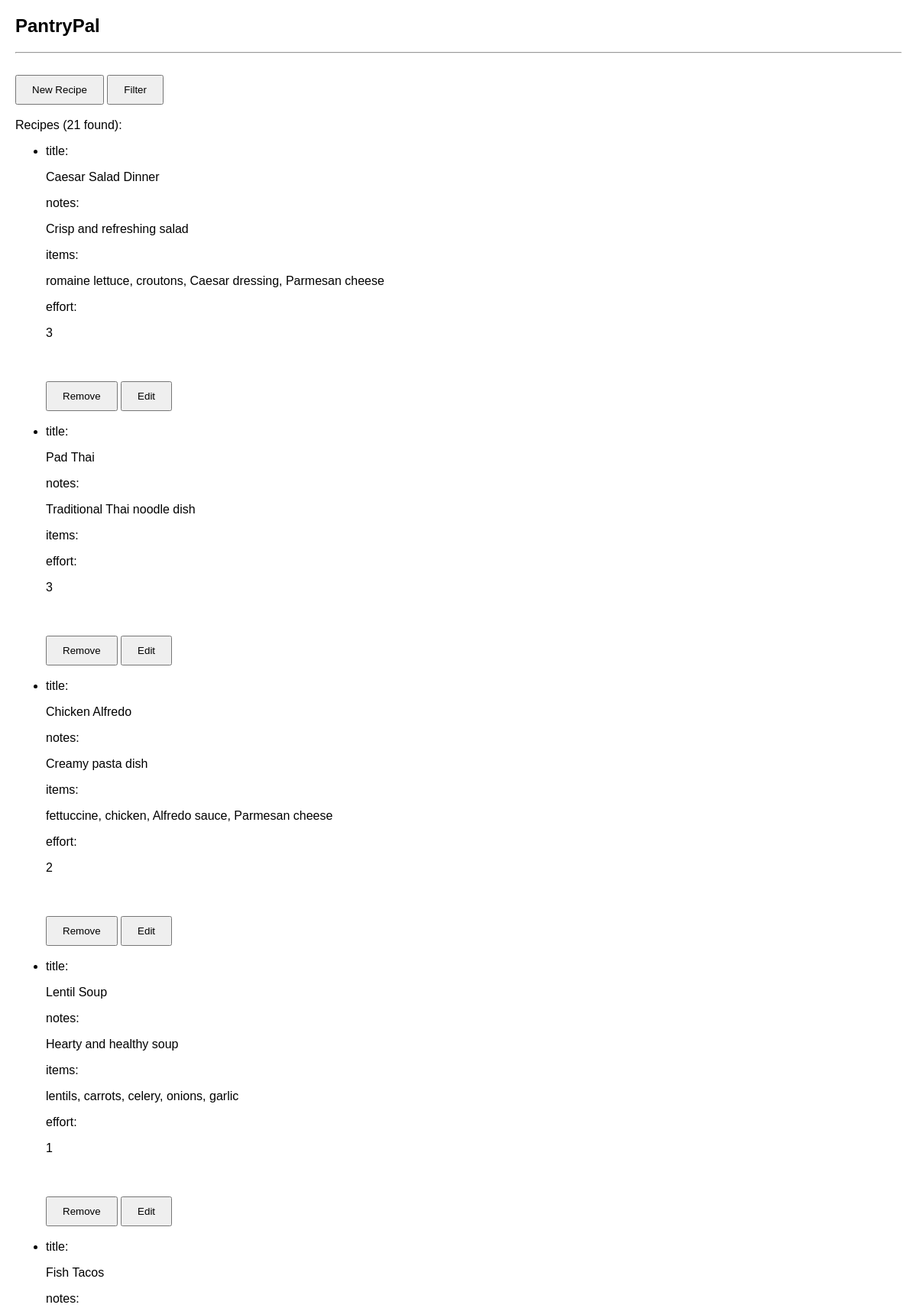
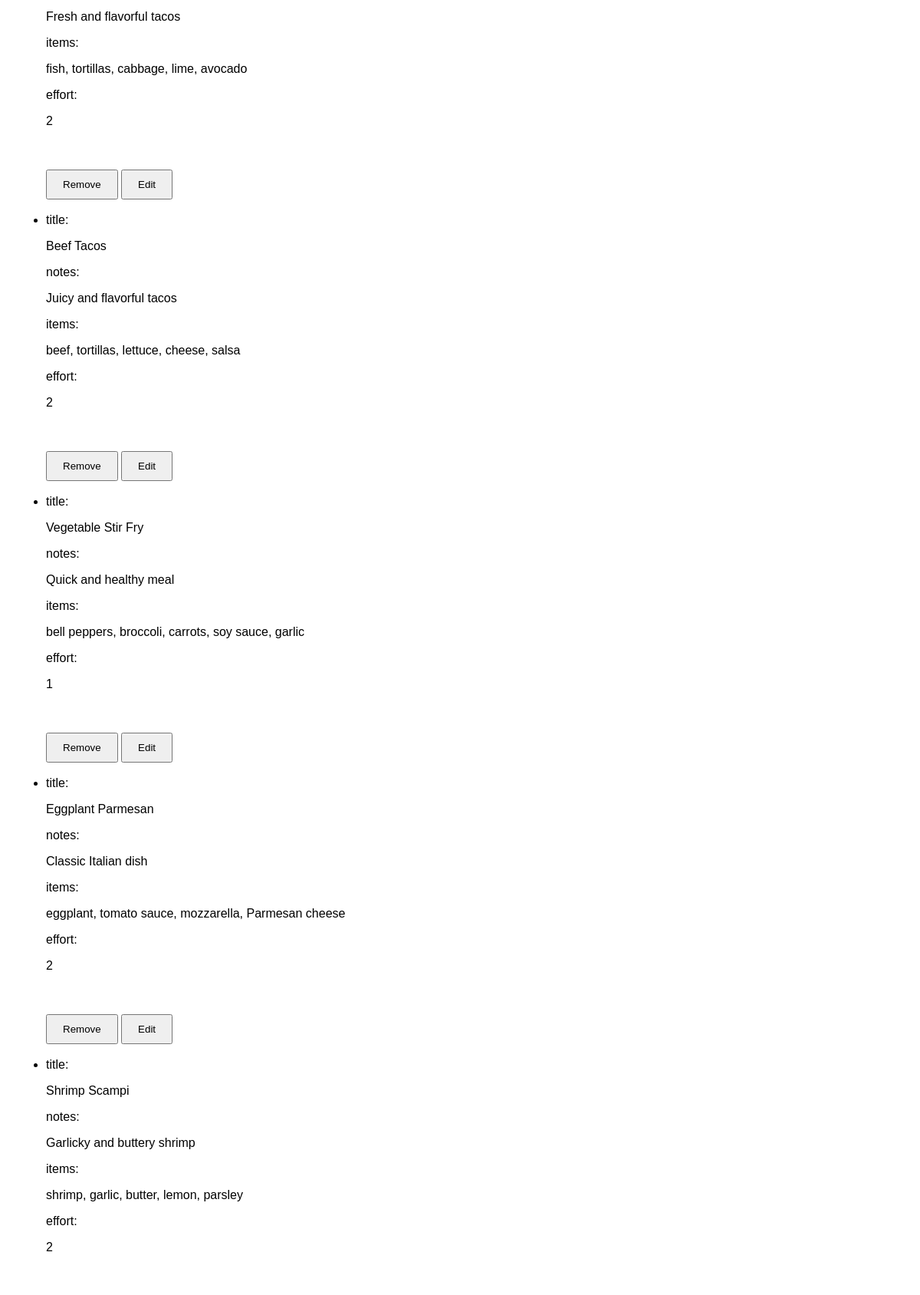
The page / (upper part) on the database its author committed (2 pictures, top to bottom).
### tables this page shows
CREATE TABLE recipes (ruid INTEGER PRIMARY KEY, title TEXT NOT NULL, notes TEXT, items TEXT NOT NULL, effort TINYINT CHECK (effort IN (1,2,3)));

### app.py (the view)
@app.route("/")
def index():
    query = "SELECT * from recipes"
    efforts = request.form.getlist("effort")
    keyitems_string = request.form.get("keyitems")
    if efforts:
        foo = [f"'{x}'" for x in request.form.getlist("effort")]
        filter = ",".join(foo)
        query += f" WHERE effort IN ({filter})"
    if keyitems_string:
        keywords = keyitems_string.split(',')
        array = [f"items LIKE '%{kw}%'" for kw in keywords]
        filter = " OR ".join(array)
        query += f" AND ({filter})" if efforts else f" WHERE {filter}"
    query += ';'
    cursor = g.db.execute(query)
    cursor.row_factory = sql.Row # return rows as dicts not tuples.
    results = cursor.fetchall()
    recipes_data = []
    for row in results:
        recipe = {
            "title": row["title"],
            "notes": row["notes"],
            "items": row["items"],
            "effort": row["effort"],
            "ruid": row["ruid"]
        }
        recipes_data.append(recipe)
    return render_template("index.html", recipes=recipes_data, recipe_count=len(recipes_data)), 200

### app.py (called while the page is built)
@app.before_request
def db_connect():
    g.db = sql.connect(DB_RECIPE_PATH)

@app.teardown_request
def db_disconnect(exception):
    if g.db: g.db.close()

### templates/index.html (shortened to what this page needs)
<!DOCTYPE html>
<html>
<head>
</head>
<body>
    <h2>PantryPal</h2>
    <hr>
    <button>New Recipe</button>
    <button>Filter</button>
    <br><br>
    Recipes ({{recipe_count}} found):
    <ul>
        {% for recipe in recipes %}
        <li>
            title: <p id="title">{{ recipe['title'] }}</p>
            notes: <p id="notes">{{ recipe['notes'] }}</p>
            items: <p id="items">{{ recipe['items'] }}</p>
            effort: <p id="effort">{{ recipe['effort'] }}</p>
            <br>
            <button class="del_btn" data-value="{{recipe['ruid']}}">Remove</button>
            <button class="edit_btn" data-value="{{recipe['ruid']}}">Edit</button>
        </li> <br>
        {% endfor %}
    </ul>
</body>
</html>

### templates/index.html (style rules this page uses)
body { font-family: Arial, sans-serif; margin: 20px; }
button { padding: 10px 20px; margin-top: 20px; cursor: pointer; }

### rows shown on the page
recipes: title "Caesar Salad Dinner", notes "Crisp and refreshing salad", items "romaine lettuce, croutons, Caesar dressing, Parmesan cheese", effort "3", {{ recipe['ruid'] }} 4 (drawn)
recipes: title "Pad Thai", notes "Traditional Thai noodle dish", effort "3", {{ recipe['ruid'] }} 6 (drawn)
recipes: title "Chicken Alfredo", notes "Creamy pasta dish", items "fettuccine, chicken, Alfredo sauce, Parmesan cheese", effort "2", {{ recipe['ruid'] }} 7 (drawn)
recipes: title "Lentil Soup", notes "Hearty and healthy soup", items "lentils, carrots, celery, onions, garlic", effort "1", {{ recipe['ruid'] }} 8 (drawn)
recipes: title "Fish Tacos", notes "Fresh and flavorful tacos", items "fish, tortillas, cabbage, lime, avocado", effort "2", {{ recipe['ruid'] }} 9 (drawn)
recipes: title "Beef Tacos", notes "Juicy and flavorful tacos", items "beef, tortillas, lettuce, cheese, salsa", effort "2", {{ recipe['ruid'] }} 10 (drawn)
recipes: title "Vegetable Stir Fry", notes "Quick and healthy meal", items "bell peppers, broccoli, carrots, soy sauce, garlic", effort "1", {{ recipe['ruid'] }} 11 (drawn)
recipes: title "Eggplant Parmesan", notes "Classic Italian dish", items "eggplant, tomato sauce, mozzarella, Parmesan cheese", effort "2", {{ recipe['ruid'] }} 12 (drawn)
recipes: title "Shrimp Scampi", notes "Garlicky and buttery shrimp", items "shrimp, garlic, butter, lemon, parsley", effort "2"

### other values the page prints
{{ recipe_count }} "21"
